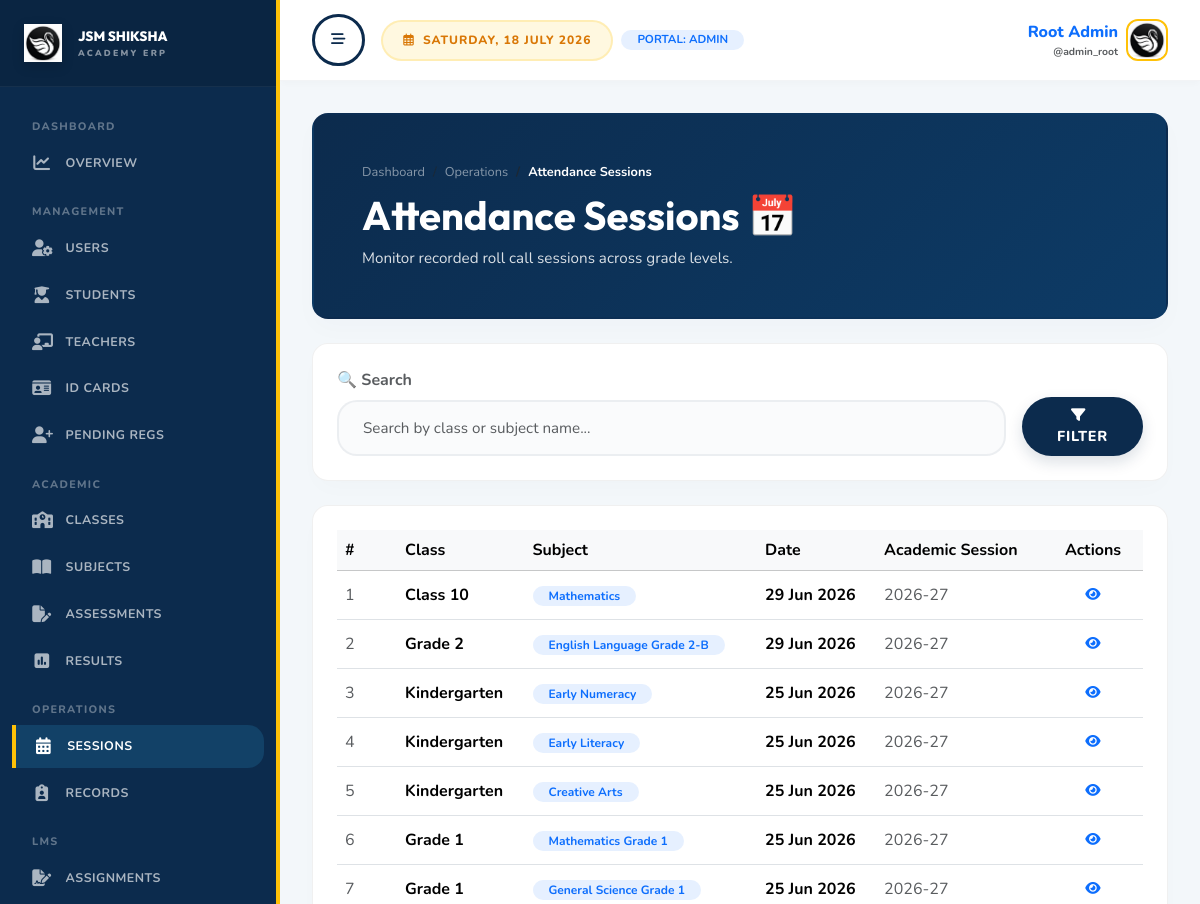
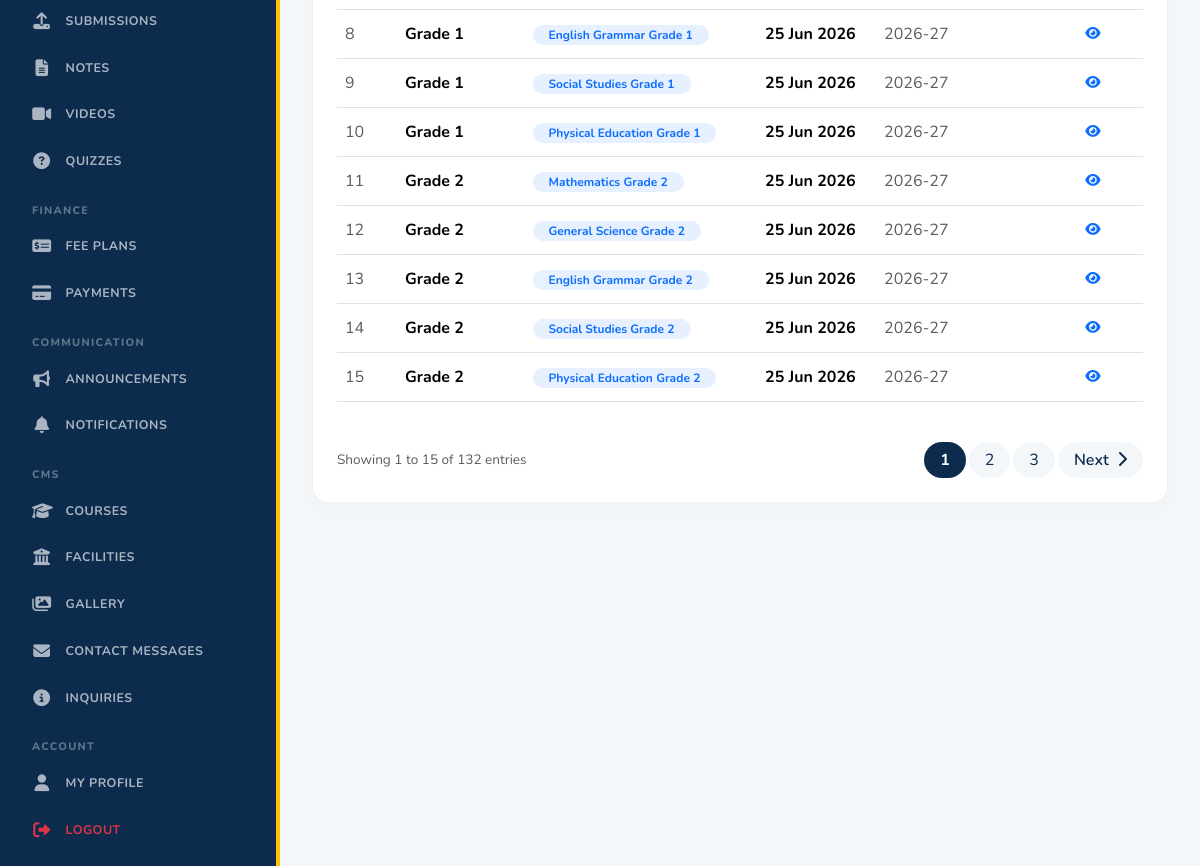
Page /dashboard/admin/attendance-sessions/ (signed in) on the earlier database version (2 pictures, top to bottom).
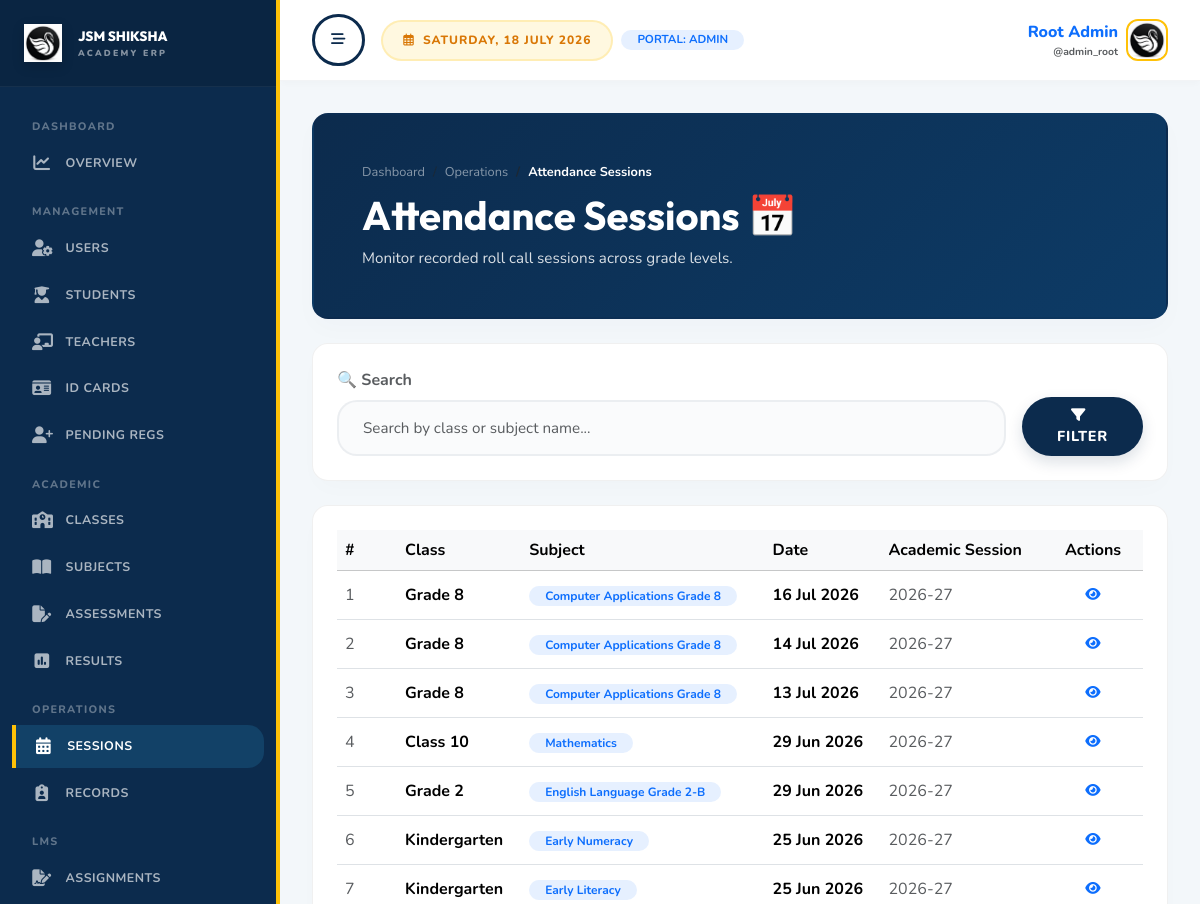
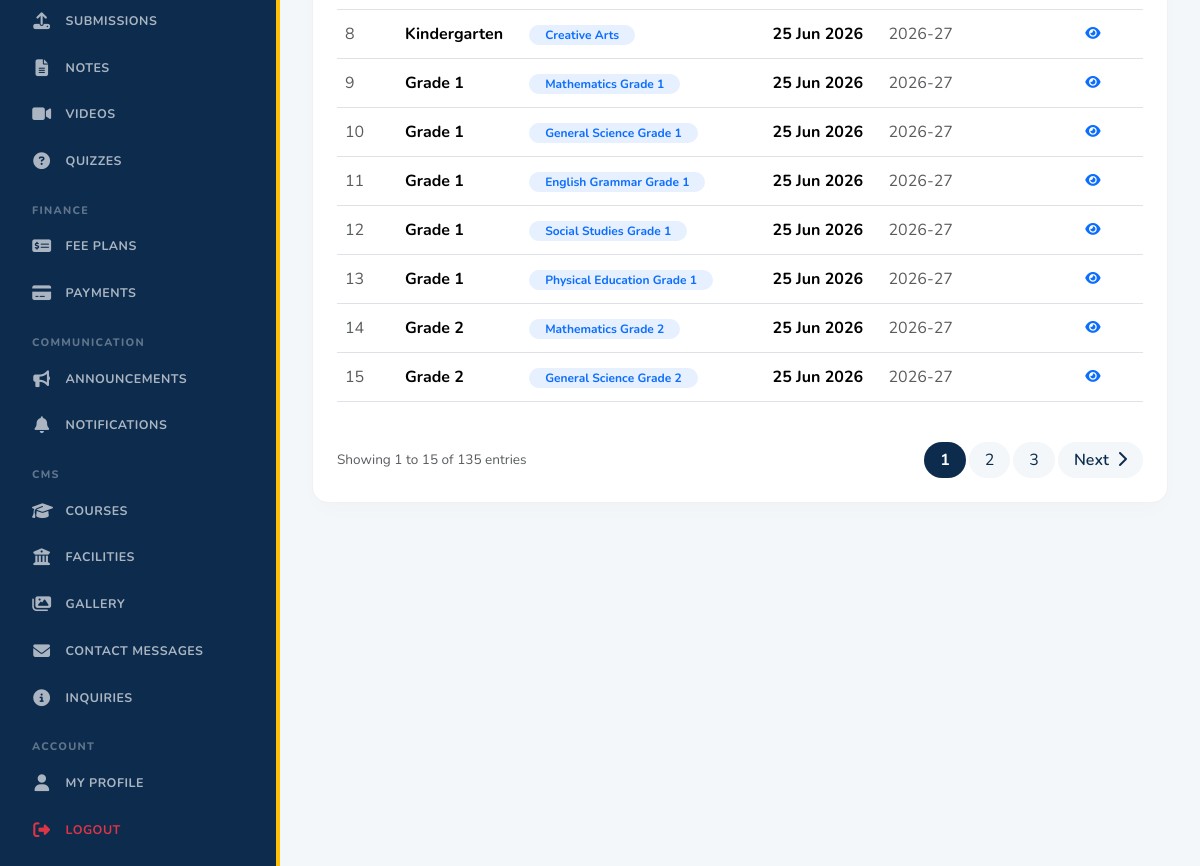
Same page on the later database version (2 pictures, top to bottom).
### attendance/models.py (models this page shows, shortened)
class AttendanceSession(models.Model):
    classroom = models.ForeignKey(
        "academics.ClassRoom",
        on_delete=models.CASCADE,
        related_name="attendance_sessions",
    )
    subject = models.ForeignKey(
        "academics.Subject",
        on_delete=models.SET_NULL,
        related_name="attendance_sessions",
        blank=True,
        null=True,
    )
    date = models.DateField()
    taken_by = models.ForeignKey(
        "users.TeacherProfile",
        on_delete=models.SET_NULL,
        related_name="attendance_sessions",
        blank=True,
        null=True,
    )
    notes = models.TextField(blank=True)
    created_at = models.DateTimeField(auto_now_add=True)
    updated_at = models.DateTimeField(auto_now=True)
    class Meta:
        constraints = [
            models.UniqueConstraint(
                fields=["classroom", "subject", "date"],
                name="unique_attendance_session",
            )
        ]
        ordering = ["-date", "classroom__name"]

### academics/models.py (models this page shows, shortened)
class ClassRoom(models.Model):
    name = models.CharField(max_length=80)
    section = models.CharField(max_length=20, blank=True)
    academic_year = models.CharField(max_length=20)
    capacity = models.PositiveIntegerField(default=40)
    class_teacher = models.ForeignKey(
        "users.TeacherProfile",
        on_delete=models.SET_NULL,
        related_name="classrooms",
        blank=True,
        null=True,
    )
    is_active = models.BooleanField(default=True)
    created_at = models.DateTimeField(auto_now_add=True)
    updated_at = models.DateTimeField(auto_now=True)
    class Meta:
        constraints = [
            models.UniqueConstraint(
                fields=["name", "section", "academic_year"],
                name="unique_classroom_per_year",
            )
        ]
        ordering = ["name", "section"]

class Subject(models.Model):
    classroom = models.ForeignKey(ClassRoom, on_delete=models.CASCADE, related_name="subjects")
    teacher = models.ForeignKey(
        "users.TeacherProfile",
        on_delete=models.SET_NULL,
        related_name="subjects",
        blank=True,
        null=True,
    )
    name = models.CharField(max_length=120)
    code = models.CharField(max_length=30)
    description = models.TextField(blank=True)
    is_active = models.BooleanField(default=True)
    created_at = models.DateTimeField(auto_now_add=True)
    updated_at = models.DateTimeField(auto_now=True)
    class Meta:
        constraints = [
            models.UniqueConstraint(
                fields=["classroom", "code"],
                name="unique_subject_code_per_classroom",
            )
        ]
        ordering = ["classroom__name", "name"]

### dashboard/views.py (the view)
# urls.py: path("dashboard/admin/attendance-sessions/", views.admin_attendance_sessions, name="admin_attendance_sessions"),
@login_required
def admin_attendance_sessions(request):
    if request.user.role != "admin":
        return redirect("dashboard_redirect")
    q = request.GET.get("q", "").strip()
    sessions = AttendanceSession.objects.all().select_related("classroom", "subject").order_by("-date")
    if q:
        sessions = sessions.filter(Q(classroom__name__icontains=q) | Q(subject__name__icontains=q))
    from django.core.paginator import Paginator
    paginator = Paginator(sessions, 15)
    page_number = request.GET.get("page")
    page_obj = paginator.get_page(page_number)
    return render(request, "admin/attendance_sessions.html", {
        "sessions": page_obj,
        "page_obj": page_obj,
        "is_dashboard_view": True,
        "q": q
    })

### users/models.py (called while the page is built)
    @property
    def full_name(self):
        name = f"{self.first_name} {self.last_name}".strip()
        return name or self.username

### templates/admin/attendance_sessions.html (shortened to what the changed rows need)
{% extends "dashboard_base.html" %}
{% load static %}
{% block dashboard_content %}
<div class="premium-card p-4 p-md-5 mb-4 text-white" style="background: linear-gradient(135deg, #0c2b4d 0%, #0d3b66 100%); border-radius: 16px !important;">
    <div class="row align-items-center">
        <div class="col-md-12">
            <h1 class="display-6 fw-bold text-white mb-2" style="font-family:'Outfit',sans-serif;">Attendance Sessions 📅</h1>
        </div>
    </div>
</div>
<div class="premium-card p-4 bg-white" style="border: 1px solid rgba(0,0,0,0.06) !important; border-radius: 16px !important; box-shadow: 0 10px 25px -5px rgba(0,0,0,0.02) !important;">
    <div class="overflow-x-auto w-full">
        <table class="table table-hover align-middle">
            <thead class="table-light">
                <tr>
                    <th style="width: 60px;">#</th>
                    <th>Class</th>
                    <th>Subject</th>
                    <th>Date</th>
                    <th>Academic Session</th>
                    <th style="width: 100px; text-align: center;">Actions</th>
                </tr>
            </thead>
            <tbody>
                {% for session in sessions %}
                <tr>
                    <td class="text-muted">{{ forloop.counter|add:page_obj.start_index|add:"-1" }}</td>
                    <td class="fw-bold">{{ session.classroom.name }}</td>
                    <td><span class="badge bg-primary bg-opacity-10 text-primary rounded-pill px-3 py-1 fw-bold">{{ session.subject.name }}</span></td>
                    <td class="fw-bold text-nowrap">{{ session.date|date:"d M Y" }}</td>
                    <td class="text-muted text-nowrap">{{ session.created_at|date:"Y" }}-{{ session.created_at|date:"y"|add:"1" }}</td>
                    <td class="text-center">
                        <button class="btn btn-sm btn-outline-primary d-inline-flex align-items-center justify-content-center border-0" style="width: 32px; height: 32px; border-radius: 8px; transition: background-color 0.2s, color 0.2s;" title="View Details" onclick="alert('Audit Mode: Attendance log is read-only.')">
                            <i class="fa-solid fa-eye" style="font-size: 0.85rem;"></i>
                        </button>
                    </td>
                </tr>
                {% empty %}
                <tr><td colspan="6" class="text-center py-5 text-muted">No attendance sessions recorded.</td></tr>
                {% endfor %}
            </tbody>
        </table>
    </div>
    {% if page_obj.has_other_pages %}
    <nav class="d-flex justify-content-between align-items-center mt-4 flex-wrap gap-3">
        <div class="text-muted" style="font-size: 0.85rem;">
            Showing {{ page_obj.start_index }} to {{ page_obj.end_index }} of {{ page_obj.paginator.count }} entries
        </div>
        <ul class="pagination mb-0" style="gap: 4px;">
            {% for num in page_obj.paginator.page_range %}
                {% if page_obj.number == num %}
                <li class="page-item active">
                    <span class="page-link rounded-pill border-0 px-3 fw-bold" style="background-color: var(--primary-color) !important; color: white !important;">{{ num }}</span>
                </li>
                {% elif num > page_obj.number|add:'-3' and num < page_obj.number|add:'3' %}
                <li class="page-item">
                    <a class="page-link rounded-pill border-0 px-3" href="?page={{ num }}{% if q %}&q={{ q }}{% endif %}" style="background-color: var(--light-bg); color: var(--primary-color);">{{ num }}</a>
                </li>
                {% endif %}
            {% endfor %}
            {% if page_obj.has_next %}
            <li class="page-item">
                <a class="page-link rounded-pill border-0 px-3" href="?page={{ page_obj.next_page_number }}{% if q %}&q={{ q }}{% endif %}" style="background-color: var(--light-bg); color: var(--primary-color); font-weight: 600;">
                    Next <i class="fa-solid fa-chevron-right ms-1"></i>
                </a>
            </li>
            {% endif %}
        </ul>
    </nav>
    {% endif %}
</div>
{% endblock %}

Differences in the rows shown:
no longer on this page (row unchanged): AttendanceSession: classroom.name "Grade 2", subject.name "English Grammar Grade 2", date "25 Jun 2026", created_at "2026", created_at|add "27"
no longer on this page (row unchanged): AttendanceSession: classroom.name "Grade 2", subject.name "Social Studies Grade 2", date "25 Jun 2026", created_at "2026", created_at|add "27"
no longer on this page (row unchanged): AttendanceSession: classroom.name "Grade 2", subject.name "Physical Education Grade 2", date "25 Jun 2026", created_at "2026", created_at|add "27"
added AttendanceSession: classroom.name "Grade 8", subject.name "Computer Applications Grade 8", date "16 Jul 2026", created_at "2026", created_at|add "27"
added AttendanceSession: classroom.name "Grade 8", subject.name "Computer Applications Grade 8", date "14 Jul 2026", created_at "2026", created_at|add "27"
added AttendanceSession: classroom.name "Grade 8", subject.name "Computer Applications Grade 8", date "13 Jul 2026", created_at "2026", created_at|add "27"
Other differences:
{{ page_obj.paginator.count }}: "132" → "135"
